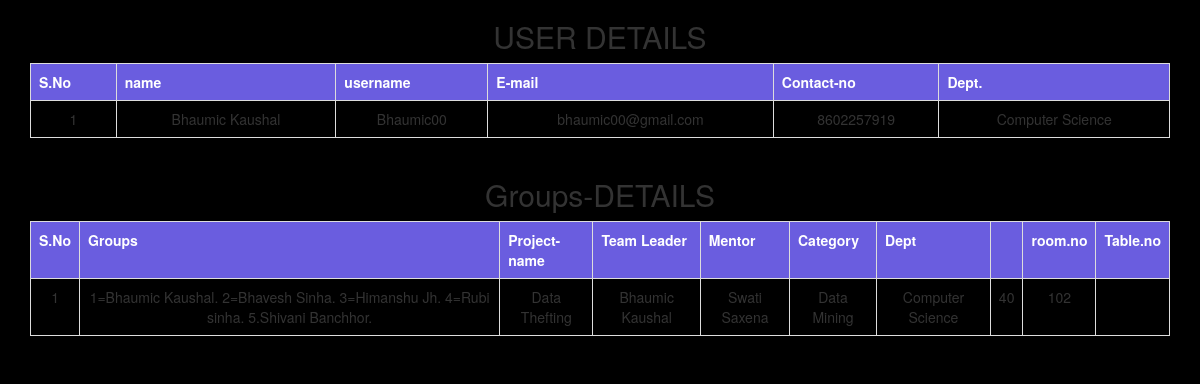
Screenshot of /userlogin.php with the database file from the repository.
### tables this page shows
CREATE TABLE `registration` (
  `id` int(11) NOT NULL,
  `name` text NOT NULL,
  `username` varchar(255) NOT NULL,
  `email` varchar(255) NOT NULL,
  `contact` varchar(255) NOT NULL,
  `dept` varchar(255) NOT NULL,
  `password` varchar(25) NOT NULL
);

CREATE TABLE `groups` (
  `id` int(20) NOT NULL,
  `members` varchar(255) NOT NULL,
  `project` varchar(255) NOT NULL,
  `tl` varchar(255) NOT NULL,
  `mentor` varchar(20) NOT NULL,
  `pcat` varchar(25) NOT NULL,
  `dept` varchar(255) NOT NULL,
  `table` varchar(255) NOT NULL,
  `room` varchar(255) NOT NULL
);

### displayadmin.php (the view, shortened to what this page needs)
<?php
$con = mysqli_connect('localhost','root','','pd');
$query="SELECT * FROM groups";
$res=mysqli_query($con,$query);
$sn=1;
?>
<!DOCTYPE html>
<html>
<head>
<link rel="stylesheet" href="../bootstrap/css/bootstrap.css">
</head>
<body>
	<div class="container">
		<div>
      <table class="table table-bordered table-danger">
      	<h2 align="center">Groups-DETAILS</h2>
                    <tr class="bg-dark text-white text-center">
                      <th>S.No</th>
                      <th>Groups</th>
                      <th>Project-name</th>
                      <th>Team Leader</th>
                      <th>Mentor</th>
                      <th>Category</th>
                      <th>Dept</th>
                      <th></th>
                      <th>room.no</th>
                      <th>Table.no</th>
                     </tr>
                   <?php
                     while($row=mysqli_fetch_array($res))
                     {
                     echo "<tr><td>".$sn."</td><td>".$row[1]."</td><td>".$row[2]."</td><td>".$row[3]."</td><td>".$row[4]."</td><td>".$row[5]."</td><td>".$row[6]."</td><td>".$row[7]."</td><td>".$row[8]."</td></tr>";
                     $sn++;
                    }
                    ?>
                  </table>
      </div>
	</div>
</body>
</html>

### userlogin.php (shortened to what this page needs)
<!DOCTYPE html>
<html>
    <head>
        <link rel="stylesheet" href="bootstrap/css/bootstrap.min.css" type="text/css">
        <link rel="stylesheet" href="css/style.css" type="text/css">
    </head>
    <body style="background-color: black;">
        <div>
            <?php
                require 'display_user.php';
            ?>
        </div>
        <div>
            <?php
                require 'displayadmin.php';
            ?>
        </div>
    </body>
    </html>

### display_user.php (shortened to what this page needs)
<?php
$con = mysqli_connect('localhost','root','','pd');
$query="SELECT * FROM registration";
$res=mysqli_query($con,$query);
$sn=1;
?>
<!DOCTYPE html>
<html>
<head>
<link rel="stylesheet" href="../bootstrap/css/bootstrap.css">
</head>
<body>
	<div class="container">
		<div>
      <table class="table table-bordered table-danger">
      	<h2 align="center">USER DETAILS</h2>
                    <tr class="bg-dark text-white text-center">
                      <th>S.No</th>
                      <th>name</th>
                      <th>username</th>
                      <th>E-mail</th>
                      <th>Contact-no</th>
                      <th>Dept.</th>
                     </tr>
                   <?php
                     while($row=mysqli_fetch_array($res))
                     {
                     echo "<tr><td>".$sn."</td><td>".$row[1]."</td><td>".$row[2]."</td><td>".$row[3]."</td><td>".$row[4]."</td><td>".$row[5]."</td></tr>";
                     $sn++;
                    }
                    ?>
                  </table>
      </div>
	</div>
</body>
</html>

### css/style.css (style rules this page uses)
html { min-height:100%; position:relative; }

### display_user.php (style rules this page uses)
table { border-collapse: collapse; width: 95%; }
th { padding: 20px; text-align: center; border-bottom: 1px solid #ddd; background-color: #6a5ddf;; color: white; }
td { padding: 20px; text-align: center; border-bottom: 1px solid #ddd; }

### displayadmin.php (style rules this page uses)
table { border-collapse: collapse; width: 95%; }
th { padding: 20px; text-align: center; border-bottom: 1px solid #ddd; background-color: #6a5ddf;; color: white; }
td { padding: 20px; text-align: center; border-bottom: 1px solid #ddd; }

### rows the page displays
registration: name "Bhaumic Kaushal", username "Bhaumic00", email "bhaumic00@gmail.com", contact "8602257919", dept "Computer Science"
groups: members "1=Bhaumic Kaushal. 2=Bhavesh Sinha. 3=Himanshu Jh. 4=Rubi sinha. 5.Shivani Banchhor.", project "Data Thefting", tl "Bhaumic Kaushal", mentor "Swati Saxena", pcat "Data Mining", dept "Computer Science", table "40", room "102"
